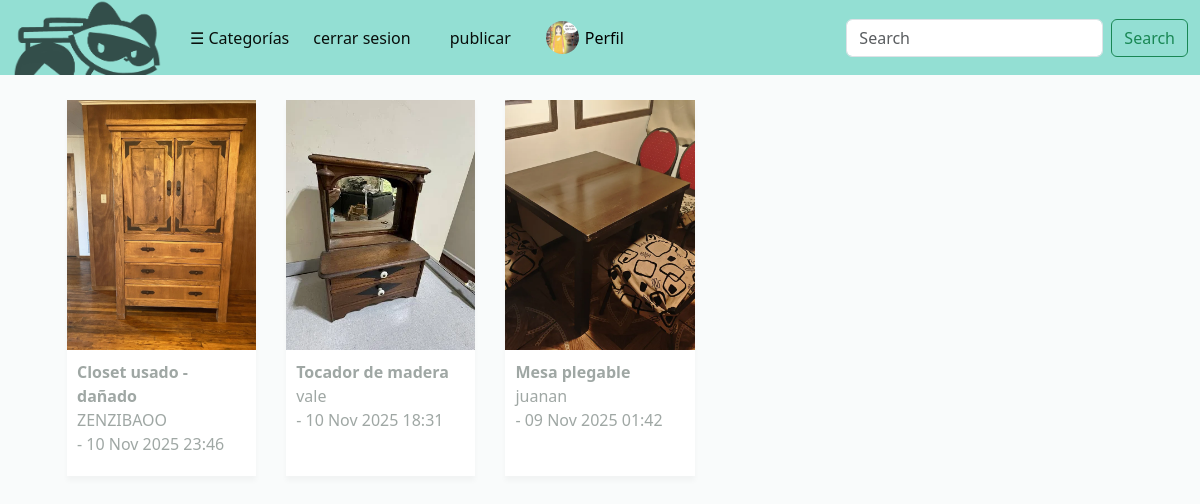
The page /?categoria=1 (signed in) on the database its author committed.
### user/models.py (models this page shows, shortened)
class user_img(models.Model):
    usuario = models.ForeignKey(User, on_delete=models.CASCADE)
    imagen = models.ImageField(upload_to='imagenes/', default='imagenes/Bin2bin.png',blank=True)
    creado = models.DateTimeField(auto_now_add=True)

### publi/models.py (models this page shows, shortened)
class publi(models.Model):
    titulo = models.CharField(max_length=25)
    descripcion = models.TextField(blank=True, max_length=110)
    creacion = models.DateTimeField(auto_now_add=True)
    usuario = models.ForeignKey(User, on_delete=models.CASCADE)
    imagen = models.ImageField(upload_to='imagenes/', blank=True)
    imagen2 = models.ImageField(upload_to='imagenes/', blank=True)
    imagen3 = models.ImageField(upload_to='imagenes/', blank=True)
    archivado = models.BooleanField(default=False)
    categorias = models.ManyToManyField(categoria)

### user/views.py (the view)
# urls.py: path('', views.hola, name = 'hola'),
def hola(request):
    if request.method == 'POST':
        logout(request)
        return redirect('hola')
    else:
        categorias = categoria.objects.all().order_by("titulo")
        filtros = {}
        if request.GET.get("categoria"):
            filtros['categorias__id'] = request.GET.get("categoria")
        if request.GET.get("search"):
            filtros['titulo__contains'] = request.GET.get("search")
        if filtros:
            publicaciones = publi.objects.filter(**filtros).order_by("-creacion")
        else:
            publicaciones = publi.objects.all().order_by("-creacion")
        try:
            img_obj = get_object_or_404(user_img, usuario=request.user.id)
            return render(request, 'hola.html', {'imagen':img_obj, 'publicaciones':publicaciones, 'categorias':categorias})
        except:
            return render(request, 'hola.html', {'publicaciones':publicaciones, 'categorias':categorias})

### user/templates/hola.html (shortened to what this page needs)
<!DOCTYPE html>
{% load static %}
<html lang="es">
<head>
    <link rel="stylesheet" href="https://cdn.jsdelivr.net/npm/bootstrap@5.3.8/dist/css/bootstrap.min.css">
    <link rel="stylesheet" href="https://cdn.jsdelivr.net/npm/bootstrap-icons@1.11.3/font/bootstrap-icons.min.css">
    <link rel="stylesheet" href="{% static 'home.css' %}">
</head>
<body style="background-color: rgba(242, 247, 248, 0.44);">
    <nav class="navbar navbar-expand-lg" style="background-color: #1abea374;" data-bs-theme="light">
        <div class="container-fluid">
            <a class="navbar-brand" href="/">
                <img style="width: 150px; height: 75px; margin-bottom:-13px;margin-top: -13px; opacity:0.65" src="\static\img\small_logo.png" alt="Bin2Bin"/>
            </a>
            {% if request.path == "/" %}
                <ul class="navbar-nav me-auto mb-2 mb-lg-0">
                    <button class="btn btn-openpanel" onclick="openNav()">☰ Categorías</button>
                </ul>
            {% endif %}
            <div class="collapse navbar-collapse" id="navbarSupportedContent">
                <ul class="navbar-nav me-auto mb-2 mb-lg-0">
                    {% if user.is_authenticated %}
                        {% if request.path != "/publicar/" %}
                            {% if request.path != "/perfil/" %}
                                <li class="nav-item">
                                    <a href="/logout" class="btn btn-openpanel">cerrar sesion</a>
                                </li>
                                <li class="nav-item">
                                    <a href="/publicar" class="btn btn-openpanel">publicar</a>
                                </li>
                                <li class="nav-item">
                                    <a href="/perfil" class="nav-link active d-flex align-items-center">
                                        <img src="{{imagen.imagen.url}}"
                                            alt="Foto de perfil"
                                            width="33"
                                            height="33"
                                            style="border-radius: 50%; margin-right: 6px;">
                                        Perfil
                                    </a>
                                </li>
                            {% endif %}
                        {% endif %}
                    {% endif %}
                </ul>
                {% if request.path == "/" %}
                    <form class="d-flex" role="search" action="/">
                        <input class="form-control me-2" type="search" name="search" placeholder="Search" aria-label="Search"/>
                        <button class="btn btn-outline-success" type="submit">Search</button>
                    </form>
                {% endif %}
            </div>
        </div>
    </nav>
    {% block content %}
        {% load static %}
    <div class="container">
        <div class="publicaciones">
                {% for pub in publicaciones %}
                {% if pub.archivado == False %}
                <div class="card-publi">
                    {% if pub.imagen.url != blank %}
                    <a href="{% url 'post' pub.id %}">
                            <img src="{{pub.imagen.url}}"
                            alt="{{pub.titulo}}"/>
                    {% else %}
                        <div>
                            <img src="\static\img\noimg.jpg"/>
                        </div>
                    </a>
                    {% endif %}
                    <div class="details">
                        <a href="{% url 'post' pub.id %}">
                        <strong>{{ pub.titulo }}</strong>
                        <br>{{ pub.usuario }}<br> - {{ pub.creacion|date:"d M Y H:i" }}
                        </a>
                    </div>
                </div>
                {% endif %}
                {% empty %}
                    {% if request.path != "/perfil/" %}
                        <li>No se han encontrado publicaciones.</li>
                    {% else %}
                        <li>No has publicado nada todavía.</li>
                    {% endif %}
                {% endfor %}
            </div>
        </div>
    {% endblock %}
</body>
</html>

### user/static/home.css (style rules this page uses)
:root { --primary-color: #1abea374; --secondary-color: rgba(63, 79, 74, 0.503); --border: rgba(50, 65, 65, 0.196); --box-shadow: 0px 5px 5px rgba(0, 0, 0, 0.053); }
.publicaciones { display: grid; grid-template-columns: repeat(5,1fr); column-width: 100%; gap: 30px; border-radius: 8px; flex-direction: column; padding: 25px; }
.card-publi { transition: transform 0.2s ease-in, box-shadow 0.2s ease; display: flex; flex-direction: column; background-color: white; box-shadow: 0px 5px 5px rgba(0, 0, 0, 0.03); }
.card-publi img { height: 250px; width: 100%; object-fit: cover; }
.details { padding: 10px 20px 20px 10px; }
.details a { color: var(--secondary-color); text-decoration: none; }
.btn-openpanel { background-color:#4f9e9100; color:rgb(8, 14, 11); border:none; font-size: 1.0rem; }
.navbar-nav { display: flex; align-items: center; gap: 15px; }
.navbar-nav .nav-item a, .navbar-nav .btn-openpanel { display: flex; align-items: center; justify-content: center; }
.navbar-brand { transition: opacity 0.2s ease-in }

### rows shown on the page
user_img: imagen (picture)
publi: imagen (picture), titulo "Closet usado - dañado", usuario "ZENZIBAOO", creacion "10 Nov 2025 23:46"
publi: imagen (picture), titulo "Tocador de madera", usuario "vale", creacion "10 Nov 2025 18:31"
publi: imagen (picture), titulo "Mesa plegable", usuario "juanan", creacion "09 Nov 2025 01:42"
